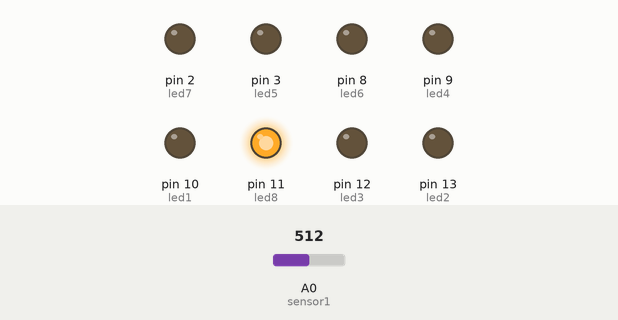
Simulated run of this sketch. Board: Arduino Uno, built with avr-gcc and run on an emulated ATmega328P. On the bench: output pins drawn as LEDs (lit = HIGH). Inputs (shaded band) come from the test bench; at power-on: A0 (sensor1) = 512. What the sketch prints to the serial monitor is not drawn.

Above: at 1.2 s.
1.3 s: A0 (sensor1) set to 516
4.3 s: A0 (sensor1) set to 511
7.3 s: A0 (sensor1) set to 1023
Timing chart, 0 to 10.3 s (numbered marks = the images above; inputs shaded):
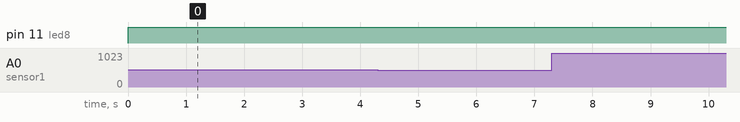

The sketch:

NoiseX2.O.ino
```cpp
int a=0,b=0,c=0,d=0;
int e=0;//avg
int l=515;//low
int m=525;//medium
int h=550;//high
int sensor1 = A0;
int sensor2 = A1;
int sensor3 = A2;
int sensor4 = A3;
int led1 = 10;
int led2 = 13;
int led3 = 12;
int led4 = 9;
int led5 = 3;
int led6 = 8;
int led7 = 2;
int led8 = 11;

void setup(){
pinMode(sensor1,INPUT);
pinMode(sensor2,INPUT);
pinMode(sensor3,INPUT);
pinMode(sensor4,INPUT);
pinMode(led1,OUTPUT);
pinMode(led2,OUTPUT);
pinMode(led3,OUTPUT);
pinMode(led4,OUTPUT);
pinMode(led5,OUTPUT);
pinMode(led6,OUTPUT);
pinMode(led7,OUTPUT);
pinMode(led8,OUTPUT);
Serial.begin(9600);
}

void loop(){
 digitalWrite(led8, HIGH);
 a = analogRead(A0);
 b = analogRead(A0);
 c = analogRead(A0);
 d = analogRead(A0);
 digitalWrite(led1 ,LOW);
 digitalWrite(led2 ,LOW);
 digitalWrite(led3 ,LOW);
 digitalWrite(led4 ,LOW);
 e =(a+b+c+d)/4;
 Serial.print("Average  = ");
 Serial.println(e);
 Serial.print("Senor value 1 = ");
 Serial.println(a);
  Serial.print("Senor value 2 = ");
 Serial.println(b);
  Serial.print("Senor value 3 = ");
 Serial.println(c);
  Serial.print("Senor value 4 = ");
 Serial.println(d);
  Serial.print("Senor avarage  = ");
 Serial.println(e);
 if(a>b && a>c && a>d){
     digitalWrite(led4,HIGH);
   }
   else if(b>a && b>c && b>d){
     digitalWrite(led5,HIGH);
   }
   else if(c>a && c>b && c>d){
     digitalWrite(led6,HIGH);
   }
   else if(d>a && d>b && d>c){
     digitalWrite(led7,HIGH);
   }
   else{
     digitalWrite(led4 , LOW);
    digitalWrite(led5 , LOW);
    digitalWrite(led6 , LOW);
    digitalWrite(led7 , LOW);
   }

 if(e<=l){
   digitalWrite(led1 ,HIGH);
  // delay(100);
 }else if(e>l && e<=m){
   digitalWrite(led2,HIGH);
  // delay(100);
 }else if(e>m && e<=h){
   digitalWrite(led3,HIGH);
  // delay(100);

 }

 else{
   digitalWrite(led1 ,LOW);
 digitalWrite(led2 ,LOW);
 digitalWrite(led3 ,LOW);
 digitalWrite(led4 ,LOW);
 }
 //delay(100);
}
```
